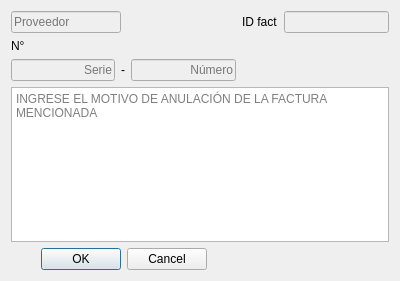
<?xml version="1.0" encoding="UTF-8"?>
<ui version="4.0">
 <class>anulacion_factura</class>
 <widget class="QDialog" name="anulacion_factura">
  <property name="geometry">
   <rect>
    <x>0</x>
    <y>0</y>
    <width>400</width>
    <height>281</height>
   </rect>
  </property>
  <property name="windowTitle">
   <string>Anulación de factura</string>
  </property>
  <layout class="QGridLayout" name="gridLayout">
   <item row="0" column="0">
    <widget class="QLineEdit" name="proveedor">
     <property name="enabled">
      <bool>false</bool>
     </property>
     <property name="placeholderText">
      <string>Proveedor</string>
     </property>
    </widget>
   </item>
   <item row="0" column="1">
    <spacer name="horizontalSpacer_2">
     <property name="orientation">
      <enum>Qt::Horizontal</enum>
     </property>
     <property name="sizeHint" stdset="0">
      <size>
       <width>107</width>
       <height>20</height>
      </size>
     </property>
    </spacer>
   </item>
   <item row="0" column="2">
    <layout class="QHBoxLayout" name="horizontalLayout">
     <item>
      <widget class="QLabel" name="label_20">
       <property name="text">
        <string>ID fact</string>
       </property>
       <property name="buddy">
        <cstring>id_fact</cstring>
       </property>
      </widget>
     </item>
     <item>
      <widget class="QLineEdit" name="id_fact">
       <property name="enabled">
        <bool>false</bool>
       </property>
      </widget>
     </item>
    </layout>
   </item>
   <item row="1" column="0" colspan="2">
    <layout class="QGridLayout" name="gridLayout_4">
     <item row="0" column="0">
      <widget class="QLabel" name="label_4">
       <property name="text">
        <string>N°</string>
       </property>
      </widget>
     </item>
     <item row="1" column="0">
      <widget class="QLineEdit" name="serie">
       <property name="enabled">
        <bool>false</bool>
       </property>
       <property name="maxLength">
        <number>5</number>
       </property>
       <property name="alignment">
        <set>Qt::AlignRight|Qt::AlignTrailing|Qt::AlignVCenter</set>
       </property>
       <property name="placeholderText">
        <string>Serie</string>
       </property>
      </widget>
     </item>
     <item row="1" column="1">
      <widget class="QLabel" name="label_5">
       <property name="text">
        <string>-</string>
       </property>
       <property name="alignment">
        <set>Qt::AlignCenter</set>
       </property>
       <property name="buddy">
        <cstring>numero_fact</cstring>
       </property>
      </widget>
     </item>
     <item row="1" column="2">
      <widget class="QLineEdit" name="numero_fact">
       <property name="enabled">
        <bool>false</bool>
       </property>
       <property name="maxLength">
        <number>8</number>
       </property>
       <property name="alignment">
        <set>Qt::AlignRight|Qt::AlignTrailing|Qt::AlignVCenter</set>
       </property>
       <property name="placeholderText">
        <string>Número</string>
       </property>
      </widget>
     </item>
    </layout>
   </item>
   <item row="1" column="2">
    <spacer name="horizontalSpacer">
     <property name="orientation">
      <enum>Qt::Horizontal</enum>
     </property>
     <property name="sizeHint" stdset="0">
      <size>
       <width>129</width>
       <height>20</height>
      </size>
     </property>
    </spacer>
   </item>
   <item row="2" column="0" colspan="3">
    <widget class="QTextEdit" name="observacion">
     <property name="placeholderText">
      <string>INGRESE EL MOTIVO DE ANULACIÓN DE LA FACTURA MENCIONADA</string>
     </property>
    </widget>
   </item>
   <item row="3" column="0" colspan="2">
    <widget class="QDialogButtonBox" name="buttonBox">
     <property name="orientation">
      <enum>Qt::Horizontal</enum>
     </property>
     <property name="standardButtons">
      <set>QDialogButtonBox::Cancel|QDialogButtonBox::Ok</set>
     </property>
     <property name="centerButtons">
      <bool>true</bool>
     </property>
    </widget>
   </item>
  </layout>
 </widget>
 <resources/>
 <connections>
  <connection>
   <sender>buttonBox</sender>
   <signal>accepted()</signal>
   <receiver>anulacion_factura</receiver>
   <slot>accept()</slot>
   <hints>
    <hint type="sourcelabel">
     <x>248</x>
     <y>254</y>
    </hint>
    <hint type="destinationlabel">
     <x>157</x>
     <y>274</y>
    </hint>
   </hints>
  </connection>
  <connection>
   <sender>buttonBox</sender>
   <signal>rejected()</signal>
   <receiver>anulacion_factura</receiver>
   <slot>reject()</slot>
   <hints>
    <hint type="sourcelabel">
     <x>316</x>
     <y>260</y>
    </hint>
    <hint type="destinationlabel">
     <x>286</x>
     <y>274</y>
    </hint>
   </hints>
  </connection>
 </connections>
</ui>
